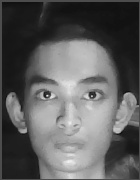
#> input picture ML_Data/6752300151_Pae.jpg, 140 x 180 px; its folder holds 4 pictures in this run
$ python face_kmeans.py   (older library calls are emulated)
#> lines starting #> are read from the running program, lines starting #| are printed output that depends on the picture

from datetime import datetime
from pathlib import Path
import shutil
import cv2
import numpy as np

ROOT = Path(__file__).resolve().parent
IMAGES = ROOT / "ML_Data"
K = 3


def vector(path):
    image = cv2.imread(str(path), cv2.IMREAD_GRAYSCALE)
#> image is the input picture: shape (180, 140); min 13, max 241, mean 93.5
    if image is None:
        return None
    h, w = image.shape
#> h = 180; w = 140
    face = cv2.resize(image[int(.06*h):int(.96*h), int(.06*w):int(.94*w)],
                      (144, 180))
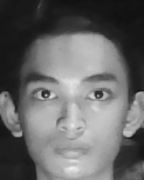
#> face: shape (180, 144); min 16, max 238, mean 103.5
    gx = cv2.Sobel(face, cv2.CV_32F, 1, 0)
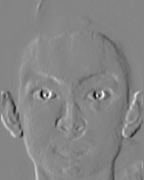
#> gx: shape (180, 144) float32; min -516, max 472, mean 0.9; drawn with min black and max white
    gy = cv2.Sobel(face, cv2.CV_32F, 0, 1)
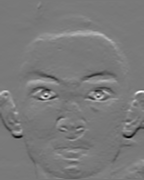
#> gy: shape (180, 144) float32; min -491, max 541, mean 3.7; drawn with min black and max white
    magnitude, angle = cv2.cartToPolar(gx, gy, angleInDegrees=True)
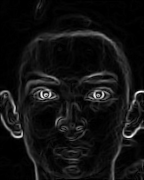
#> magnitude: shape (180, 144) float32; min 0, max 544, mean 39.5; drawn with min black and max white
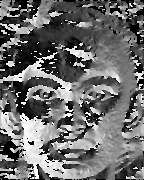
#> angle: shape (180, 144) float32; min 0, max 359.6, mean 153.5; drawn with min black and max white
    angle %= 180
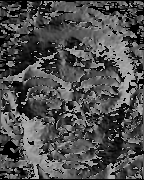
#> angle: shape (180, 144) float32; min 0, max 179.7, mean 79.3
    cells = []
    for y in range(4):
        for x in range(4):
            ys, xs = slice(y*45, (y+1)*45), slice(x*36, (x+1)*36)
            hist, _ = np.histogram(angle[ys, xs], bins=9, range=(0, 180),
                                   weights=magnitude[ys, xs])
            cells.extend(hist / (np.linalg.norm(hist) + 1e-6))
#> after the loop, cells = 144 values, max 0.876 at index 33, min 0.0134 at index 15, mean 0.27
    return np.array(cells, dtype=np.float32)


def main():
    files, vectors = [], []
    for path in sorted(IMAGES.rglob("*")):
        if path.suffix.lower() not in {".jpg", ".jpeg", ".png"}:
            continue
        features = vector(path)
#> features has the same summary as cells in vector
        if features is not None:
            files.append(path)
            vectors.append(features)
#> pass 2 of the loop in main, `for path in sorted(IMAGES.rglob("*")):`:
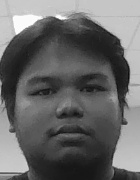
#> input picture ML_Data/6752300178_VA.jpg, 140 x 180 px
#> in vector, image is the input picture: shape (180, 140); min 10, max 255, mean 104.2
#> in vector (call 2), `magnitude, angle = cv2.cartToPolar(gx, gy, angleInDegrees=True)`:
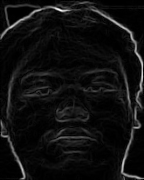
#> magnitude: shape (180, 144) float32; min 0, max 680.7, mean 43.1; drawn with min black and max white
#> in vector (call 2), `angle %= 180`:
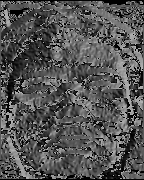
#> angle: shape (180, 144) float32; min 0, max 179.8, mean 84.6
#> after the loop in vector (call 2), `for y in range(4):`: cells = 144 values, max 0.882 at index 33, min 0.0329 at index 6, mean 0.255
#> features has the same summary as cells in vector
#> pass 3 of the loop in main, `for path in sorted(IMAGES.rglob("*")):`:
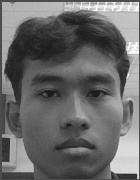
#> input picture ML_Data/6752300208_North.jpg, 140 x 180 px
#> in vector, image is the input picture: shape (180, 140); min 16, max 255, mean 106.1
#> in vector (call 3), `magnitude, angle = cv2.cartToPolar(gx, gy, angleInDegrees=True)`:
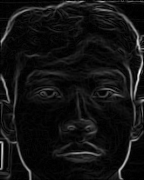
#> magnitude: shape (180, 144) float32; min 0, max 613.2, mean 45.4; drawn with min black and max white
#> in vector (call 3), `angle %= 180`:
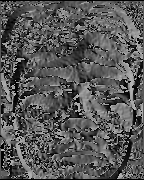
#> angle: shape (180, 144) float32; min 0, max 179.9, mean 87.8
#> after the loop in vector (call 3), `for y in range(4):`: cells = 144 values, max 0.805 at index 49, min 0.0207 at index 53, mean 0.273
#> features has the same summary as cells in vector
#> the loop made 4 passes; the first 3 are shown

    if len(files) < K:
        raise SystemExit(f"Need at least {K} readable images; found {len(files)}.")

    X = np.asarray(vectors, dtype=np.float32)
    scale = X.std(axis=0)
    scale[scale == 0] = 1
    X = np.ascontiguousarray((X - X.mean(axis=0)) / scale)
    cv2.setRNGSeed(42)
    _, labels, centers = cv2.kmeans(
        X, K, None,
        (cv2.TERM_CRITERIA_EPS + cv2.TERM_CRITERIA_MAX_ITER, 100, 1e-4),
        10, cv2.KMEANS_PP_CENTERS,
    )

    output = ROOT / f"Face_Groups_{datetime.now():%Y%m%d_%H%M%S}"
    distances = np.linalg.norm(X - centers[labels.ravel()], axis=1)
    for path, label, distance in zip(files, labels.ravel(), distances):
        group = output / f"group_{label + 1}"
        group.mkdir(parents=True, exist_ok=True)
        shutil.copy2(path, group / path.name)
        print(f"{path.name} -> group {label + 1} (distance {distance:.3f})")
    print(f"\nGrouped {len(files)} images into {K} groups: {output}")


if __name__ == "__main__":
    main()
